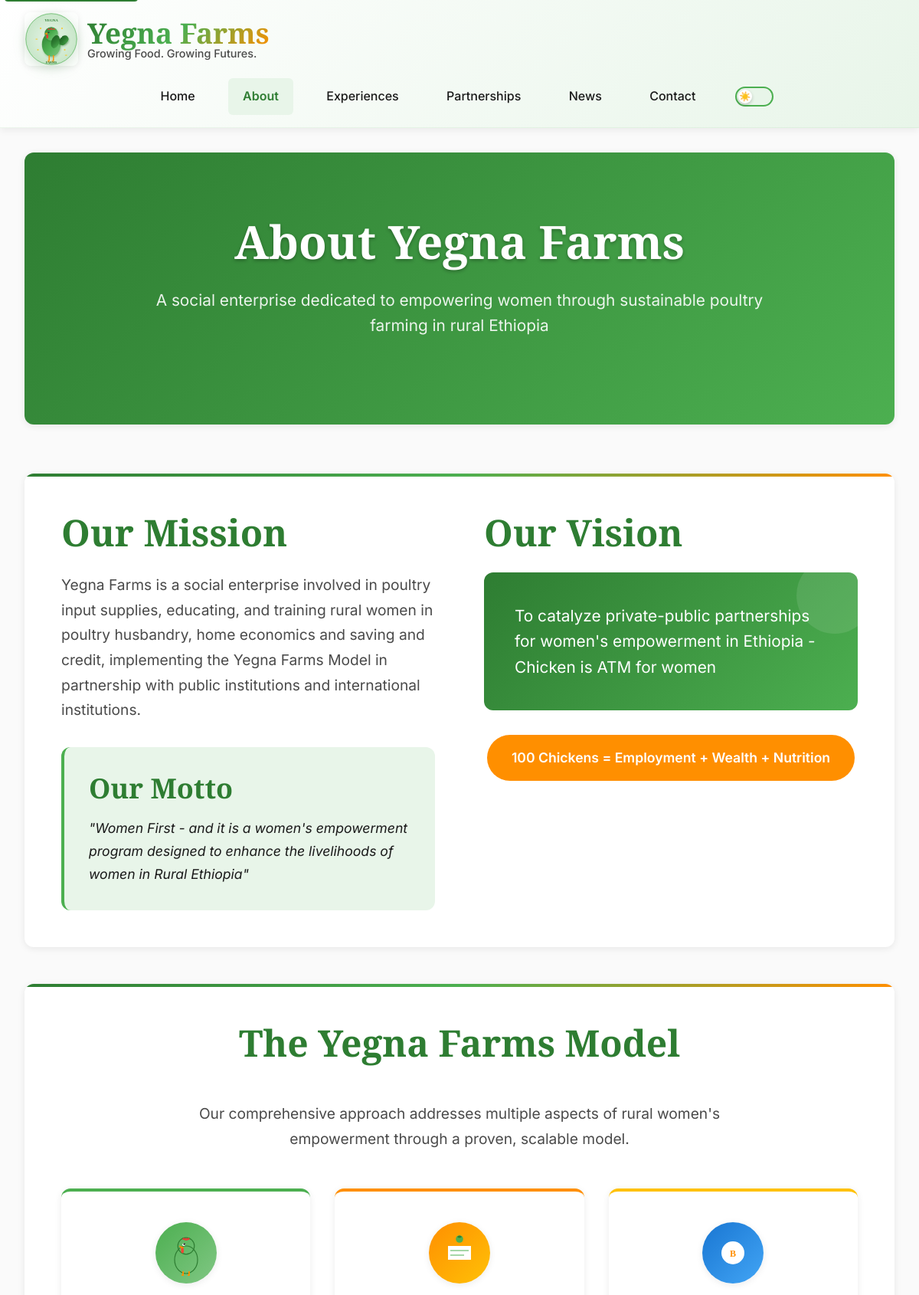
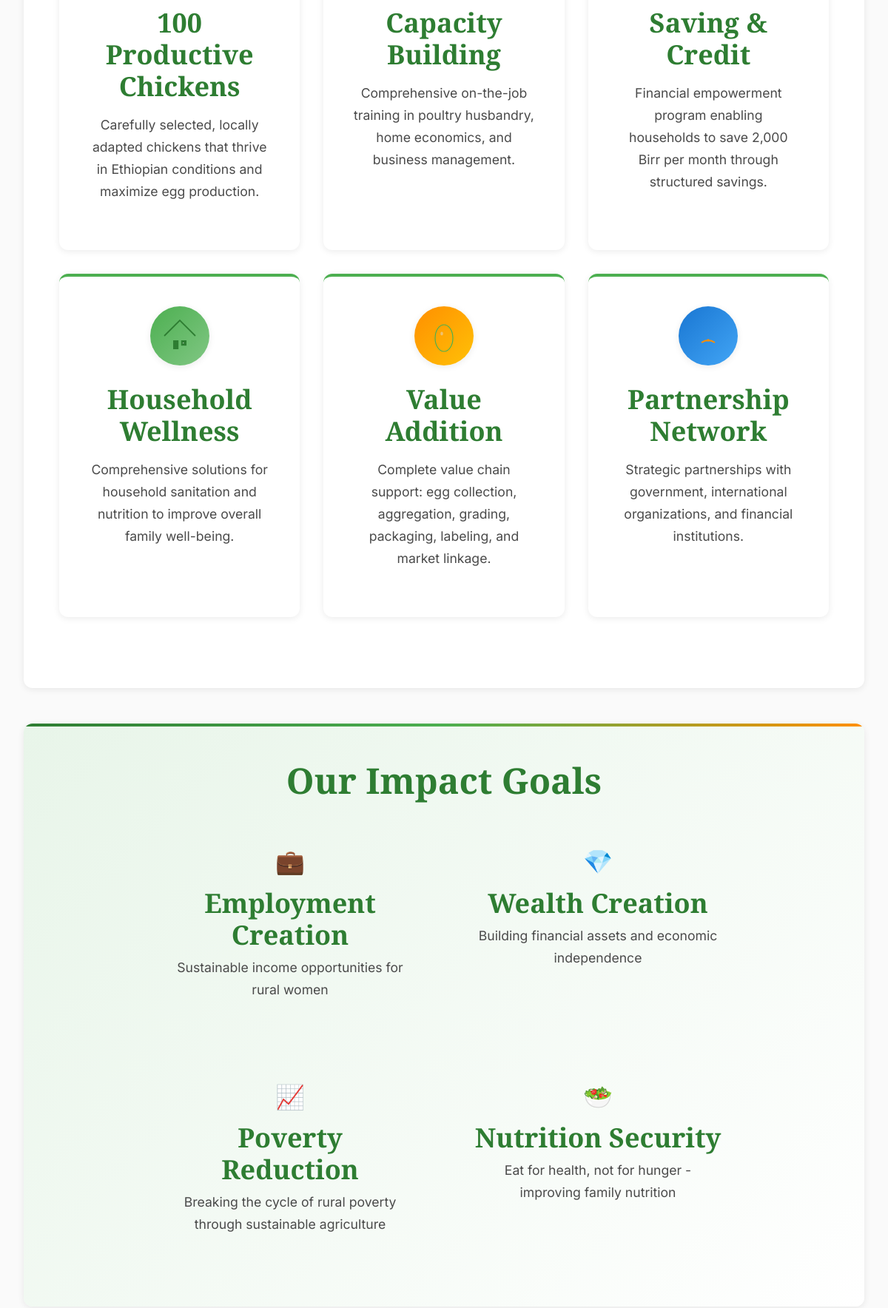
The page /about/ (upper part) on the database its author committed (2 pictures, top to bottom).
### portfolio/models.py (models this page shows, shortened)
class CompanyInfo(models.Model):
    name = models.CharField(max_length=200)
    motto = models.CharField(max_length=300)
    vision = models.TextField()
    description = models.TextField()
    logo = models.ImageField(upload_to='logos/', blank=True, null=True)
    contact_name = models.CharField(max_length=100)
    contact_role = models.CharField(max_length=100)
    contact_email = models.EmailField()
    contact_gender = models.CharField(max_length=20)
    contact_languages = models.CharField(max_length=100)

### portfolio/views.py (the view)
# urls.py: path('about/', views.about, name='about'),
def about(request):
    company = CompanyInfo.objects.first()
    return render(request, 'portfolio/about.html', {'company': company})

### portfolio/templates/portfolio/about.html (shortened to what this page needs)
{% extends 'portfolio/base.html' %}
{% block content %}
    <section class="hero">
        <div class="hero-content">
            <h1>About Yegna Farms</h1>
            <p>A social enterprise dedicated to empowering women through sustainable poultry farming in rural Ethiopia</p>
        </div>
    </section>
    <section>
        <div style="display: grid; grid-template-columns: 1fr 1fr; gap: 4rem; align-items: start;">
            <div>
                <h2 style="color: var(--primary-green); margin-bottom: 1.5rem;">Our Mission</h2>
                <p style="font-size: 1.2rem; line-height: 1.7; margin-bottom: 2rem;">
                    {{ company.description|default:"Yegna Farms is a social enterprise involved in poultry input supplies, educating, and training rural women in poultry husbandry, home economics and saving and credit, implementing the Yegna Farms Model in partnership with public institutions and international institutions." }}
                </p>
                <div style="background: var(--light-green); padding: 2rem; border-radius: var(--border-radius); border-left: 4px solid var(--secondary-green);">
                    <h3 style="color: var(--primary-green); margin-bottom: 1rem;">Our Motto</h3>
                    <p style="font-size: 1.1rem; font-style: italic; color: var(--text-dark); margin: 0;">
                        "{{ company.motto|default:"Women First - and it is a women's empowerment program designed to enhance the livelihoods of women in Rural Ethiopia" }}"
                    </p>
                </div>
            </div>
            <div>
                <h2 style="color: var(--primary-green); margin-bottom: 1.5rem;">Our Vision</h2>
                <div style="background: linear-gradient(135deg, var(--primary-green) 0%, var(--secondary-green) 100%); color: var(--white); padding: 2.5rem; border-radius: var(--border-radius); position: relative; overflow: hidden;">
                    <div style="position: absolute; top: -20px; right: -20px; width: 100px; height: 100px; background: rgba(255,255,255,0.1); border-radius: 50%;"></div>
                    <p style="font-size: 1.3rem; line-height: 1.6; margin: 0; color: var(--white); position: relative; z-index: 2;">
                        {{ company.vision|default:"To catalyze private-public partnerships for women's empowerment in Ethiopia - Chicken is ATM for women" }}
                    </p>
                </div>
                <div style="margin-top: 2rem; text-align: center;">
                    <div style="display: inline-block; background: var(--warm-orange); color: var(--white); padding: 1rem 2rem; border-radius: 50px; font-weight: 600; font-size: 1.1rem;">
                        100 Chickens = Employment + Wealth + Nutrition
                    </div>
                </div>
            </div>
        </div>
    </section>
    <section>
        <h2 style="text-align: center; margin-bottom: 3rem; color: var(--primary-green);">The Yegna Farms Model</h2>
        <p style="text-align: center; font-size: 1.2rem; margin-bottom: 3rem; color: var(--text-medium); max-width: 800px; margin-left: auto; margin-right: auto;">
            Our comprehensive approach addresses multiple aspects of rural women's empowerment through a proven, scalable model.
        </p>
        <div style="display: grid; grid-template-columns: repeat(auto-fit, minmax(300px, 1fr)); gap: 2rem; margin-bottom: 3rem;">
            <div class="feature-card floating">
                <div class="icon-container green">
                    <svg class="icon" viewBox="0 0 100 100">
                        <use href="#chicken-icon"/>
                    </svg>
                </div>
                <h3 style="color: var(--primary-green); margin-bottom: 1rem;">100 Productive Chickens</h3>
                <p style="color: var(--text-medium);">Carefully selected, locally adapted chickens that thrive in Ethiopian conditions and maximize egg production.</p>
            </div>
            <div class="feature-card orange floating">
                <div class="icon-container orange">
                    <svg class="icon" viewBox="0 0 100 100">
                        <use href="#training-icon"/>
                    </svg>
                </div>
                <h3 style="color: var(--primary-green); margin-bottom: 1rem;">Capacity Building</h3>
                <p style="color: var(--text-medium);">Comprehensive on-the-job training in poultry husbandry, home economics, and business management.</p>
            </div>
            <div class="feature-card yellow floating">
                <div class="icon-container blue">
                    <svg class="icon" viewBox="0 0 100 100">
                        <use href="#money-icon"/>
                    </svg>
                </div>
                <h3 style="color: var(--primary-green); margin-bottom: 1rem;">Saving & Credit</h3>
                <p style="color: var(--text-medium);">Financial empowerment program enabling households to save 2,000 Birr per month through structured savings.</p>
            </div>
            <div class="feature-card floating">
                <div class="icon-container green">
                    <svg class="icon" viewBox="0 0 100 100">
                        <use href="#house-icon"/>
                    </svg>
                </div>
                <h3 style="color: var(--primary-green); margin-bottom: 1rem;">Household Wellness</h3>
                <p style="color: var(--text-medium);">Comprehensive solutions for household sanitation and nutrition to improve overall family well-being.</p>
            </div>
            <div class="feature-card floating">
                <div class="icon-container orange">
                    <svg class="icon" viewBox="0 0 100 100">
                        <use href="#egg-icon"/>
                    </svg>
                </div>
                <h3 style="color: var(--primary-green); margin-bottom: 1rem;">Value Addition</h3>
                <p style="color: var(--text-medium);">Complete value chain support: egg collection, aggregation, grading, packaging, labeling, and market linkage.</p>
            </div>
            <div class="feature-card floating">
                <div class="icon-container blue">
                    <svg class="icon" viewBox="0 0 100 100">
                        <use href="#partnership-icon"/>
                    </svg>
                </div>
                <h3 style="color: var(--primary-green); margin-bottom: 1rem;">Partnership Network</h3>
                <p style="color: var(--text-medium);">Strategic partnerships with government, international organizations, and financial institutions.</p>
            </div>
        </div>
    </section>
    <section style="background: linear-gradient(135deg, var(--light-green) 0%, var(--white) 100%);">
        <h2 style="text-align: center; margin-bottom: 2rem; color: var(--primary-green);">Our Impact Goals</h2>
        <div style="display: grid; grid-template-columns: repeat(2, 1fr); gap: 2rem; max-width: 800px; margin: 0 auto;">
            <div style="text-align: center; padding: 1.5rem;">
                <div style="font-size: 2rem; margin-bottom: 0.5rem;">💼</div>
                <h3 style="color: var(--primary-green); margin-bottom: 0.5rem;">Employment Creation</h3>
                <p style="color: var(--text-medium);">Sustainable income opportunities for rural women</p>
            </div>
            <div style="text-align: center; padding: 1.5rem;">
                <div style="font-size: 2rem; margin-bottom: 0.5rem;">💎</div>
                <h3 style="color: var(--primary-green); margin-bottom: 0.5rem;">Wealth Creation</h3>
                <p style="color: var(--text-medium);">Building financial assets and economic independence</p>
            </div>
            <div style="text-align: center; padding: 1.5rem;">
                <div style="font-size: 2rem; margin-bottom: 0.5rem;">📈</div>
                <h3 style="color: var(--primary-green); margin-bottom: 0.5rem;">Poverty Reduction</h3>
                <p style="color: var(--text-medium);">Breaking the cycle of rural poverty through sustainable agriculture</p>
            </div>
            <div style="text-align: center; padding: 1.5rem;">
                <div style="font-size: 2rem; margin-bottom: 0.5rem;">🥗</div>
                <h3 style="color: var(--primary-green); margin-bottom: 0.5rem;">Nutrition Security</h3>
                <p style="color: var(--text-medium);">Eat for health, not for hunger - improving family nutrition</p>
            </div>
        </div>
    </section>
{% endblock %}

### static/style.css (style rules this page uses)
* { box-sizing: border-box; }
html { scroll-behavior: smooth; -webkit-text-size-adjust: 100%; -ms-text-size-adjust: 100%; }
body { font-display: swap; }
:root { --primary-green: #2E7D32; --secondary-green: #4CAF50; --accent-green: #81C784; --light-green: #E8F5E9; --dark-green: #1B5E20; --warm-orange: #FF8F00; --warm-yellow: #FFC107; --text-dark: #1A1A1A; --text-medium: #4A4A4A; --text-light: #757575; --background: #FAFAFA; --white: #FFFFFF; --shadow-light: 0 2px 10px rgba(0,0,0,0.08); --shadow-medium: 0 4px 20px rgba(0,0,0,0.12); --shadow-heavy: 0 8px 30px rgba(0,0,0,0.15); --border-radius: 12px; --transition: all 0.3s cubic-bezier(0.4, 0, 0.2, 1); }
* { margin: 0; padding: 0; box-sizing: border-box; }
body { font-family: 'Inter', -apple-system, BlinkMacSystemFont, 'Segoe UI', Roboto, sans-serif; background: var(--background); color: var(--text-dark); line-height: 1.6; font-size: 16px; overflow-x: hidden; -webkit-text-size-adjust: 100%; -webkit-font-smoothing: antialiased; -moz-osx-font-smoothing: grayscale; touch-action: manipulation; }
h1, h2, h3, h4, h5, h6 { font-family: 'Playfair Display', serif; font-weight: 600; line-height: 1.2; margin-bottom: 1rem; color: var(--text-dark); }
h1 { font-size: clamp(2.5rem, 5vw, 4rem); }
h2 { font-size: clamp(2rem, 4vw, 3rem); }
h3 { font-size: clamp(1.5rem, 3vw, 2.25rem); }
p { margin-bottom: 1.5rem; color: var(--text-medium); font-size: 1.1rem; line-height: 1.7; }
section { background: var(--white); border-radius: var(--border-radius); box-shadow: var(--shadow-light); padding: 3rem; margin-bottom: 3rem; position: relative; overflow: hidden; }
section::before { content: ''; position: absolute; top: 0; left: 0; right: 0; height: 4px; background: linear-gradient(90deg, var(--primary-green), var(--secondary-green), var(--warm-orange)); }
.hero { background: linear-gradient(135deg, var(--primary-green) 0%, var(--secondary-green) 100%); color: var(--white); text-align: center; padding: 5rem 3rem; margin-bottom: 4rem; position: relative; overflow: hidden; }
.hero::before { content: ''; position: absolute; top: 0; left: 0; right: 0; bottom: 0; background: url('/static/patterns.svg#chickenPattern'); opacity: 0.4; }
.hero-content { position: relative; z-index: 2; max-width: 800px; margin: 0 auto; }
.hero h1 { color: var(--white); margin-bottom: 1.5rem; text-shadow: 0 2px 4px rgba(0,0,0,0.3); }
.hero p { font-size: 1.3rem; color: rgba(255,255,255,0.9); margin-bottom: 2rem; line-height: 1.6; }
.icon { width: 60px; height: 60px; display: inline-block; }
.icon-container { width: 80px; height: 80px; background: var(--light-green); border-radius: 50%; display: flex; align-items: center; justify-content: center; margin: 0 auto 1.5rem; transition: var(--transition); box-shadow: var(--shadow-light); }
.icon-container.orange { background: linear-gradient(135deg, var(--warm-orange), var(--warm-yellow)); }
.icon-container.green { background: linear-gradient(135deg, var(--secondary-green), var(--accent-green)); }
.icon-container.blue { background: linear-gradient(135deg, #1976D2, #42A5F5); }
.feature-card { background: var(--white); padding: 2.5rem; border-radius: var(--border-radius); box-shadow: var(--shadow-light); text-align: center; transition: var(--transition); border-top: 4px solid var(--secondary-green); position: relative; overflow: hidden; }
.feature-card::before { content: ''; position: absolute; top: 0; left: -100%; width: 100%; height: 100%; background: linear-gradient(90deg, transparent, rgba(76, 175, 80, 0.1), transparent); transition: left 0.5s; }
.feature-card.orange { border-top-color: var(--warm-orange); }
.feature-card.yellow { border-top-color: var(--warm-yellow); }
.floating { animation: float 3s ease-in-out infinite; }
.floating:nth-child(2) { animation-delay: 0.5s; }
.floating:nth-child(3) { animation-delay: 1s; }
body.loaded .feature-card, body.loaded .stat-card-enhanced { opacity: 1; transform: translateY(0); transition: opacity 0.6s ease, transform 0.6s ease; }

### rows shown on the page
CompanyInfo: description "Yegna Farms is a social enterprise involved in poultry input supplies, educating, and training rural women in poultry husbandry, home economics and saving and credit, implementing the Yegna Farms Model in partnership with public institutions and international institutions.", motto "Women First - and it is a women's empowerment program designed to enhance the livelihoods of women in Rural Ethiopia", vision "To catalyze private-public partnerships for women's empowerment in Ethiopia - Chicken is ATM for women"
